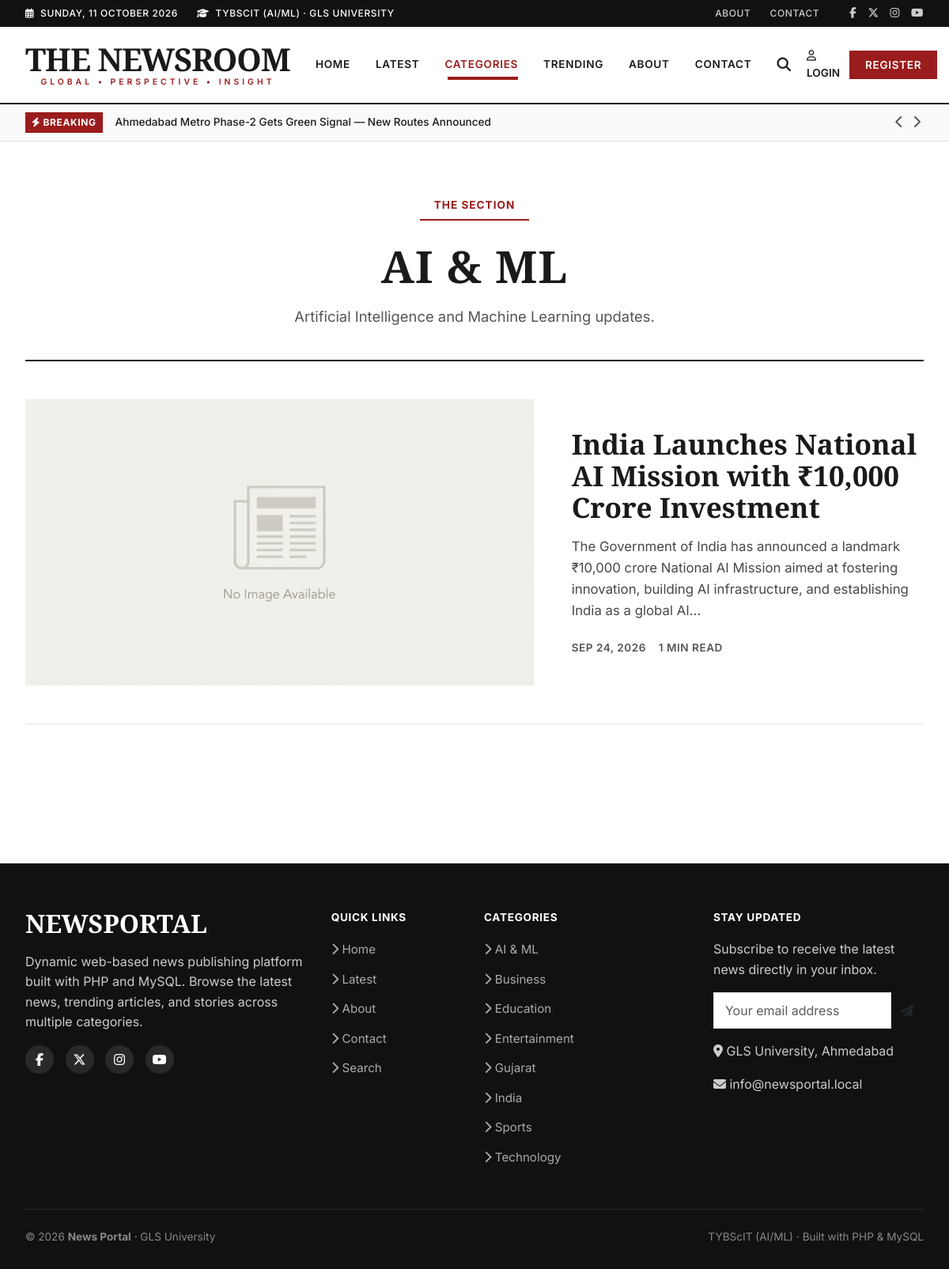
The page /category.php?slug=ai-ml on the database its author committed.
### tables this page shows
CREATE TABLE IF NOT EXISTS `news` (
    `id`                INT UNSIGNED    NOT NULL AUTO_INCREMENT,
    `category_id`       INT UNSIGNED    NOT NULL,
    `author_id`         INT UNSIGNED    NOT NULL,
    `title`             VARCHAR(255)    NOT NULL,
    `slug`              VARCHAR(280)    NOT NULL,
    `short_description` VARCHAR(500)    NOT NULL,
    `content`           LONGTEXT        NOT NULL,
    `featured_image`    VARCHAR(255)    DEFAULT NULL,
    `status`            ENUM('draft', 'published', 'archived') NOT NULL DEFAULT 'draft',
    `is_featured`       TINYINT(1)      NOT NULL DEFAULT 0,
    `is_breaking`       TINYINT(1)      NOT NULL DEFAULT 0,
    `views`             INT UNSIGNED    NOT NULL DEFAULT 0,
    `published_at`      DATETIME        DEFAULT NULL,
    `created_at`        DATETIME        NOT NULL DEFAULT CURRENT_TIMESTAMP,
    `updated_at`        DATETIME        NOT NULL DEFAULT CURRENT_TIMESTAMP ON UPDATE CURRENT_TIMESTAMP,

    PRIMARY KEY (`id`),
    UNIQUE KEY `uk_news_slug` (`slug`),
    INDEX `idx_news_status_published` (`status`, `published_at`),
    INDEX `idx_news_category` (`category_id`),
    INDEX `idx_news_author` (`author_id`),
    INDEX `idx_news_featured` (`is_featured`),
    INDEX `idx_news_breaking` (`is_breaking`),
    INDEX `idx_news_views` (`views`),

    CONSTRAINT `fk_news_category`
        FOREIGN KEY (`category_id`) REFERENCES `categories` (`id`)
        ON DELETE RESTRICT ON UPDATE CASCADE,

    CONSTRAINT `fk_news_author`
        FOREIGN KEY (`author_id`) REFERENCES `users` (`id`)
        ON DELETE RESTRICT ON UPDATE CASCADE
);

CREATE TABLE IF NOT EXISTS `categories` (
    `id`            INT UNSIGNED    NOT NULL AUTO_INCREMENT,
    `name`          VARCHAR(100)    NOT NULL,
    `slug`          VARCHAR(120)    NOT NULL,
    `description`   TEXT            DEFAULT NULL,
    `status`        ENUM('active', 'inactive') NOT NULL DEFAULT 'active',
    `created_at`    DATETIME        NOT NULL DEFAULT CURRENT_TIMESTAMP,
    `updated_at`    DATETIME        NOT NULL DEFAULT CURRENT_TIMESTAMP ON UPDATE CURRENT_TIMESTAMP,

    PRIMARY KEY (`id`),
    UNIQUE KEY `uk_categories_name` (`name`),
    UNIQUE KEY `uk_categories_slug` (`slug`)
);

### category.php (the view, shortened to what the rows shown need)
<?php
require_once __DIR__ . '/includes/functions.php';
$slug = $_GET['slug'] ?? '';
$page = isset($_GET['page']) ? (int)$_GET['page'] : 1;
try {
    $pdo = connectDB();
    $catSql = "SELECT * FROM categories WHERE slug = :slug AND status = 'active'";
    $catStmt = $pdo->prepare($catSql);
    $catStmt->execute(['slug' => $slug]);
    $category = $catStmt->fetch();
    $categoryId = $category['id'];
    $countSql = "SELECT COUNT(*) FROM news WHERE category_id = :cat_id AND status = 'published'";
    $countStmt = $pdo->prepare($countSql);
    $countStmt->execute(['cat_id' => $categoryId]);
    $totalItems = $countStmt->fetchColumn();
    $itemsPerPage = 6;
    $pagination = paginate($totalItems, $itemsPerPage, $page);
    $newsList = [];
    if ($totalItems > 0) {
        $newsSql = "SELECT n.*, c.name as category_name, c.slug as category_slug, u.name as author_name
                    FROM news n
                    JOIN categories c ON n.category_id = c.id
                    JOIN users u ON n.author_id = u.id
                    WHERE n.category_id = :cat_id AND n.status = 'published'
                    ORDER BY n.published_at DESC
                    LIMIT :limit OFFSET :offset";
        $newsStmt = $pdo->prepare($newsSql);
        $newsStmt->bindValue(':cat_id', $categoryId, PDO::PARAM_INT);
        $newsStmt->bindValue(':limit', $itemsPerPage, PDO::PARAM_INT);
        $newsStmt->bindValue(':offset', $pagination['offset'], PDO::PARAM_INT);
        $newsStmt->execute();
        $newsList = $newsStmt->fetchAll();
    }
} catch (Exception $e) {
    setFlashMessage("An error occurred while loading the category.", "error");
    redirect('index.php');
    exit;
}
require_once __DIR__ . '/includes/header.php';
require_once __DIR__ . '/includes/navbar.php';
$featuredArticle = $newsList[0] ?? null;
?>
<main class="category-page py-5">
    <div class="container">
        <div class="text-center mb-5" style="border-bottom: 2px solid var(--ink); padding-bottom: 40px;">
            <span class="category-badge mb-3" style="font-size: 0.85rem; padding: 6px 18px; border-radius: 0; letter-spacing: 1px;">THE SECTION</span>
            <h1 class="section-title mt-2 mb-3" style="font-size: 3.5rem; text-transform: uppercase;">
                <?= e($category['name']) ?>
            </h1>
            <?php if (!empty($category['description'])): ?>
                <p style="color: var(--muted); font-size: 1.15rem; max-width: 700px; margin: 0 auto; line-height: 1.6; font-family: var(--font-body);">
                    <?= e($category['description']) ?>
                </p>
            <?php endif; ?>
        </div>
        <?php if (empty($newsList)): ?>
            <div class="text-center py-5">
                <div class="empty-state">
                    <i class="far fa-folder-open mb-3" style="font-size: 3.5rem; color: var(--line);"></i>
                    <h3 style="color: var(--muted); font-family: var(--font-display);">No news available</h3>
                    <p style="color: var(--muted);">There are currently no published articles in this category.</p>
                </div>
            </div>
        <?php else: ?>
            <?php if ($featuredArticle): ?>
            <div class="mb-5 border-bottom pb-5" style="border-color: var(--line) !important;">
                <div class="row g-5 align-items-center">
                    <div class="col-md-7">
                        <a href="<?= buildUrl('news.php', ['slug' => $featuredArticle['slug']]) ?>" class="d-block">
                            <img src="<?= e(newsImageUrl($featuredArticle['featured_image'])) ?>" alt="<?= e($featuredArticle['title']) ?>" style="width: 100%; aspect-ratio: 16/9; object-fit: cover; border-radius: 0;">
                        </a>
                    </div>
                    <div class="col-md-5">
                        <h2 style="font-family: var(--font-display); font-size: 2.2rem; font-weight: 800; line-height: 1.15; margin-bottom: 16px;">
                            <a href="<?= buildUrl('news.php', ['slug' => $featuredArticle['slug']]) ?>" style="color: var(--ink);">
                                <?= e($featuredArticle['title']) ?>
                            </a>
                        </h2>
                        <p style="color: var(--ink); font-size: 1.05rem; line-height: 1.6; margin-bottom: 24px; opacity: 0.8;">
                            <?= e(excerpt($featuredArticle['short_description'] ?: $featuredArticle['content'], 180)) ?>
                        </p>
                        <div style="font-size: 0.85rem; color: var(--muted); display: flex; gap: 16px; font-family: var(--font-body); font-weight: 600; text-transform: uppercase; letter-spacing: 0.5px;">
                            <span><?= formatDate($featuredArticle['published_at'], 'M j, Y') ?></span>
                            <span><?= calculateReadingTime($featuredArticle['content']) ?></span>
                        </div>
                    </div>
                </div>
            </div>
            <?php endif; ?>
        <?php endif; ?>
    </div>
</main>
<?php
require_once __DIR__ . '/includes/footer.php';
?>

### includes/navbar.php (shortened to what the rows shown need)
<?php
$breakingNews = [];
try {
    $pdo = connectDB();
    $stmt = $pdo->query("SELECT name, slug FROM categories WHERE status = 'active' ORDER BY name ASC");
    $navCategories = $stmt->fetchAll();
    $breakStmt = $pdo->query("SELECT title, slug FROM news WHERE status = 'published' AND is_breaking = 1 ORDER BY published_at DESC LIMIT 5");
    $breakingNews = $breakStmt->fetchAll();
} catch (Exception $e) {
    $navCategories = [];
    $breakingNews = [];
}
?>
<?php if (!empty($breakingNews)): ?>
<div class="breaking-bar" role="region" aria-label="Breaking News">
    <div class="container">
        <span class="breaking-label">
            <i class="fas fa-bolt" aria-hidden="true"></i> BREAKING
        </span>
        <div class="breaking-text" id="breakingText" aria-live="polite">
            <a href="<?= buildUrl('news.php', ['slug' => $breakingNews[0]['slug']]) ?>">
                <?= e($breakingNews[0]['title']) ?>
            </a>
        </div>
        <?php if (count($breakingNews) > 1): ?>
        <div class="breaking-nav">
            <button type="button" id="breakingPrev" aria-label="Previous breaking story"><i class="fas fa-chevron-left" aria-hidden="true"></i></button>
            <button type="button" id="breakingNext" aria-label="Next breaking story"><i class="fas fa-chevron-right" aria-hidden="true"></i></button>
        </div>
        <?php endif; ?>
    </div>
</div>
<?php endif; ?>

### includes/footer.php (shortened to what the rows shown need)
<footer class="site-footer">
    <div class="container">
        <div class="row g-4">
            <div class="col-lg-3 col-md-6">
                <ul class="footer-links">
                    <?php if (!empty($navCategories)): ?>
                        <?php foreach (array_slice($navCategories, 0, 8) as $cat): ?>
                            <li>
                                <a href="<?= buildUrl('category.php', ['slug' => $cat['slug']]) ?>">
                                    <i class="fas fa-chevron-right"></i> <?= e($cat['name']) ?>
                                </a>
                            </li>
                        <?php endforeach; ?>
                    <?php endif; ?>
                </ul>
            </div>
        </div>
    </div>
</footer>
</body>
</html>

### rows shown on the page
news: title "Ahmedabad Metro Phase-2 Gets Green Signal — New Routes Announced"
categories: name "AI & ML", description "Artificial Intelligence and Machine Learning updates."
news: title "India Launches National AI Mission with ₹10,000 Crore Investment", short_description "The Government of India has announced a landmark ₹10,000 crore National AI Mission aimed at fostering innovation, building AI infrastructure, and establishing India as a global AI…", published_at "SEP 24, 2026", content "1 MIN READ"
categories: name "Business"
categories: name "Education"
categories: name "Entertainment"
categories: name "Gujarat"
categories: name "India"
categories: name "Sports"
categories: name "Technology"

### other values the page prints
APP_NAME "News Portal"
